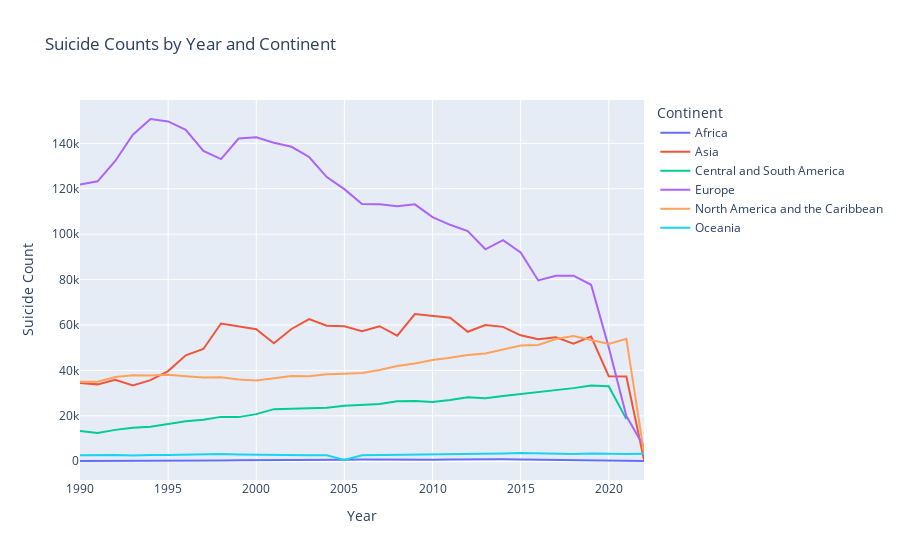

Notebook source saved alongside this figure:
### Code cell
# Group data by continent and year
grouped_data = df.groupby(['RegionName', 'Year'])['SuicideCount'].sum().reset_index()


# Create the plot
fig = px.line(grouped_data, x='Year', y='SuicideCount', color='RegionName',
              title='Suicide Counts by Year and Continent')

# Update the layout
fig.update_layout(xaxis_title='Year', yaxis_title='Suicide Count')

# Add a hoverbox
fig.update_layout(
    hovermode='x unified',
    hoverlabel=dict(
        bgcolor='white',
        font_size=14,
        font_family='Arial'
        )
)

# Update the legend
fig.update_layout(legend_title='Continent')

# Show the plot
fig.show()

### Figure 1 — Plotly figure (JSON) as saved in the notebook; plotly's stock layout.template omitted (floating-point values rounded to 4 significant figures)
{"data": [{"hovertemplate": "RegionName=Africa<br>Year=%{x}<br>SuicideCount=%{y}<extra></extra>", "legendgroup": "Africa", "line": {"color": "#636efa", "dash": "solid"}, "marker": {"symbol": "circle"}, "mode": "lines", "name": "Africa", "orientation": "v", "showlegend": true, "type": "scatter", "x": [1990, 1991, 1992, 1993, 1994, 1995, 1996, 1997, 1998, 1999, 2000, 2001, 2002, 2003, 2004, 2005, 2006, 2007, 2008, 2009, 2010, 2011, 2012, 2013, 2014, 2015, 2016, 2017, 2018, 2019, 2020, 2021, 2022], "xaxis": "x", "y": [147, 137, 146, 138, 129, 147, 297, 226, 339, 458, 453, 650, 502, 504, 626, 711, 776, 678, 664, 642, 635, 777, 907, 944, 879, 744, 685, 556, 507, 201, 138, 141, 108], "yaxis": "y"}, {"hovertemplate": "RegionName=Asia<br>Year=%{x}<br>SuicideCount=%{y}<extra></extra>", "legendgroup": "Asia", "line": {"color": "#EF553B", "dash": "solid"}, "marker": {"symbol": "circle"}, "mode": "lines", "name": "Asia", "orientation": "v", "showlegend": true, "type": "scatter", "x": [1990, 1991, 1992, 1993, 1994, 1995, 1996, 1997, 1998, 1999, 2000, 2001, 2002, 2003, 2004, 2005, 2006, 2007, 2008, 2009, 2010, 2011, 2012, 2013, 2014, 2015, 2016, 2017, 2018, 2019, 2020, 2021, 2022], "xaxis": "x", "y": [34508, 33855, 35877, 33337, 35736, 39702, 46651, 49454, 60669, 59437, 58132, 51989, 58242, 62584, 59650, 59433, 57291, 59471, 55317, 64847, 64082, 63221, 57016, 60014, 59180, 55451, 53699, 54623, 51812, 54917, 37433, 37301, 612], "yaxis": "y"}, {"hovertemplate": "RegionName=Central and South America<br>Year=%{x}<br>SuicideCount=%{y}<extra></extra>", "legendgroup": "Central and South America", "line": {"color": "#00cc96", "dash": "solid"}, "marker": {"symbol": "circle"}, "mode": "lines", "name": "Central and South America", "orientation": "v", "showlegend": true, "type": "scatter", "x": [1990, 1991, 1992, 1993, 1994, 1995, 1996, 1997, 1998, 1999, 2000, 2001, 2002, 2003, 2004, 2005, 2006, 2007, 2008, 2009, 2010, 2011, 2012, 2013, 2014, 2015, 2016, 2017, 2018, 2019, 2020, 2021], "xaxis": "x", "y": [13326, 12484, 13818, 14798, 15230, 16371, 17660, 18295, 19537, 19431, 20747, 22949, 23150, 23576, 23593, 24443, 24777, 25261, 26384, 26580, 26101, 26985, 28224, 27755, 28760, 29562, 30530, 31207, 32199, 33372, 33052, 18545], "yaxis": "y"}, {"hovertemplate": "RegionName=Europe<br>Year=%{x}<br>SuicideCount=%{y}<extra></extra>", "legendgroup": "Europe", "line": {"color": "#ab63fa", "dash": "solid"}, "marker": {"symbol": "circle"}, "mode": "lines", "name": "Europe", "orientation": "v", "showlegend": true, "type": "scatter", "x": [1990, 1991, 1992, 1993, 1994, 1995, 1996, 1997, 1998, 1999, 2000, 2001, 2002, 2003, 2004, 2005, 2006, 2007, 2008, 2009, 2010, 2011, 2012, 2013, 2014, 2015, 2016, 2017, 2018, 2019, 2020, 2021, 2022], "xaxis": "x", "y": [121825, 123292, 132245, 143780, 150725, 149657, 145920, 136652, 133085, 142115, 142674, 140296, 138495, 134000, 125145, 119850, 113333, 113179, 112283, 113136, 107545, 104126, 101339, 93339, 97405, 91914, 79628, 81684, 81737, 77709, 50147, 19874, 6393], "yaxis": "y"}, {"hovertemplate": "RegionName=North America and the Caribbean<br>Year=%{x}<br>SuicideCount=%{y}<extra></extra>", "legendgroup": "North America and the Caribbean", "line": {"color": "#FFA15A", "dash": "solid"}, "marker": {"symbol": "circle"}, "mode": "lines", "name": "North America and the Caribbean", "orientation": "v", "showlegend": true, "type": "scatter", "x": [1990, 1991, 1992, 1993, 1994, 1995, 1996, 1997, 1998, 1999, 2000, 2001, 2002, 2003, 2004, 2005, 2006, 2007, 2008, 2009, 2010, 2011, 2012, 2013, 2014, 2015, 2016, 2017, 2018, 2019, 2020, 2021, 2022], "xaxis": "x", "y": [34982, 35054, 37132, 37834, 37804, 38129, 37477, 36849, 36998, 35959, 35543, 36698, 37545, 37404, 38262, 38584, 38849, 40185, 41910, 43076, 44634, 45541, 46748, 47476, 49358, 50981, 51220, 53812, 55139, 53572, 51697, 53950, 3593], "yaxis": "y"}, {"hovertemplate": "RegionName=Oceania<br>Year=%{x}<br>SuicideCount=%{y}<extra></extra>", "legendgroup": "Oceania", "line": {"color": "#19d3f3", "dash": "solid"}, "marker": {"symbol": "circle"}, "mode": "lines", "name": "Oceania", "orientation": "v", "showlegend": true, "type": "scatter", "x": [1990, 1991, 1992, 1993, 1994, 1995, 1996, 1997, 1998, 1999, 2000, 2001, 2002, 2003, 2004, 2005, 2006, 2007, 2008, 2009, 2010, 2011, 2012, 2013, 2014, 2015, 2016, 2017, 2018, 2019, 2020, 2021, 2022], "xaxis": "x", "y": [2657, 2762, 2745, 2482, 2795, 2715, 2966, 3208, 3207, 3004, 2850, 3003, 2828, 2685, 2633, 536, 2669, 2736, 2899, 2875, 2956, 2924, 3163, 3123, 3431, 3623, 3470, 3290, 3205, 3358, 3139, 3144, 3249], "yaxis": "y"}], "layout": {"hoverlabel": {"bgcolor": "white", "font": {"family": "Arial", "size": 14}}, "hovermode": "x unified", "legend": {"title": {"text": "Continent"}, "tracegroupgap": 0}, "title": {"text": "Suicide Counts by Year and Continent"}, "xaxis": {"anchor": "y", "domain": [0, 1], "title": {"text": "Year"}}, "yaxis": {"anchor": "x", "domain": [0, 1], "title": {"text": "Suicide Count"}}}}
